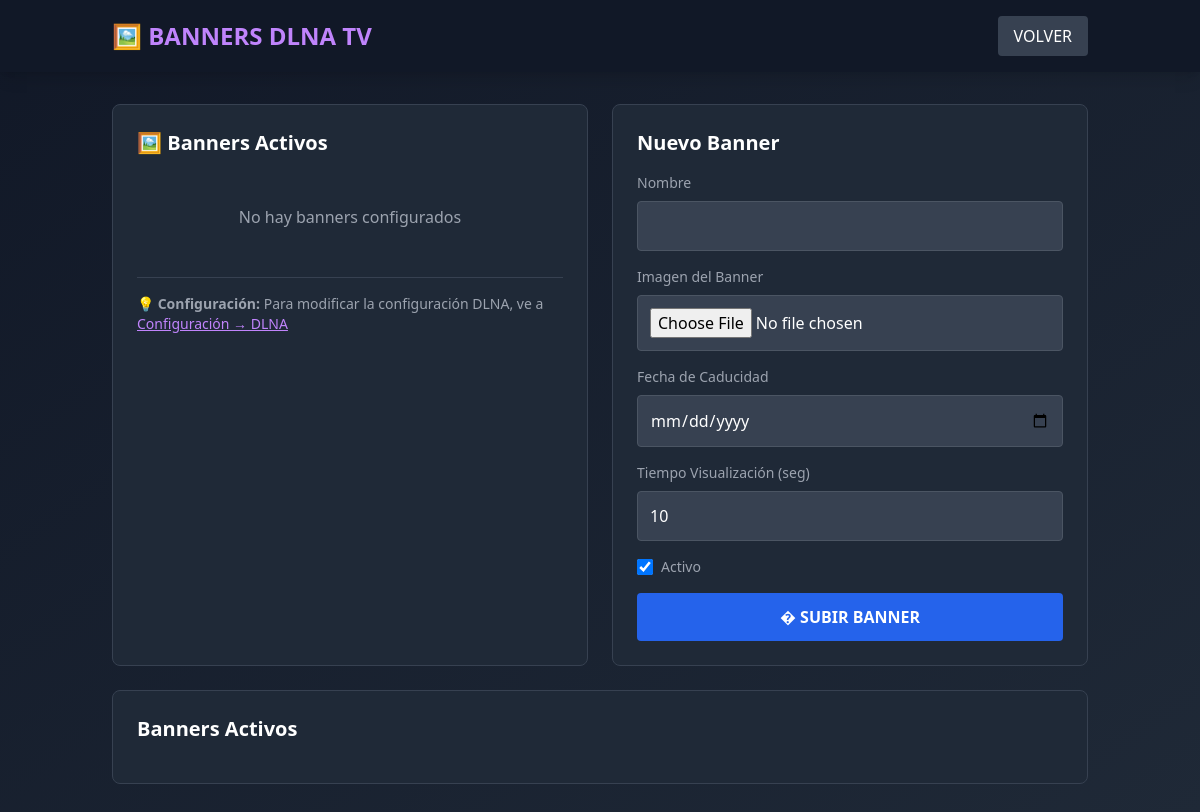
The page /banners.php (signed in) on the database as committed earlier.
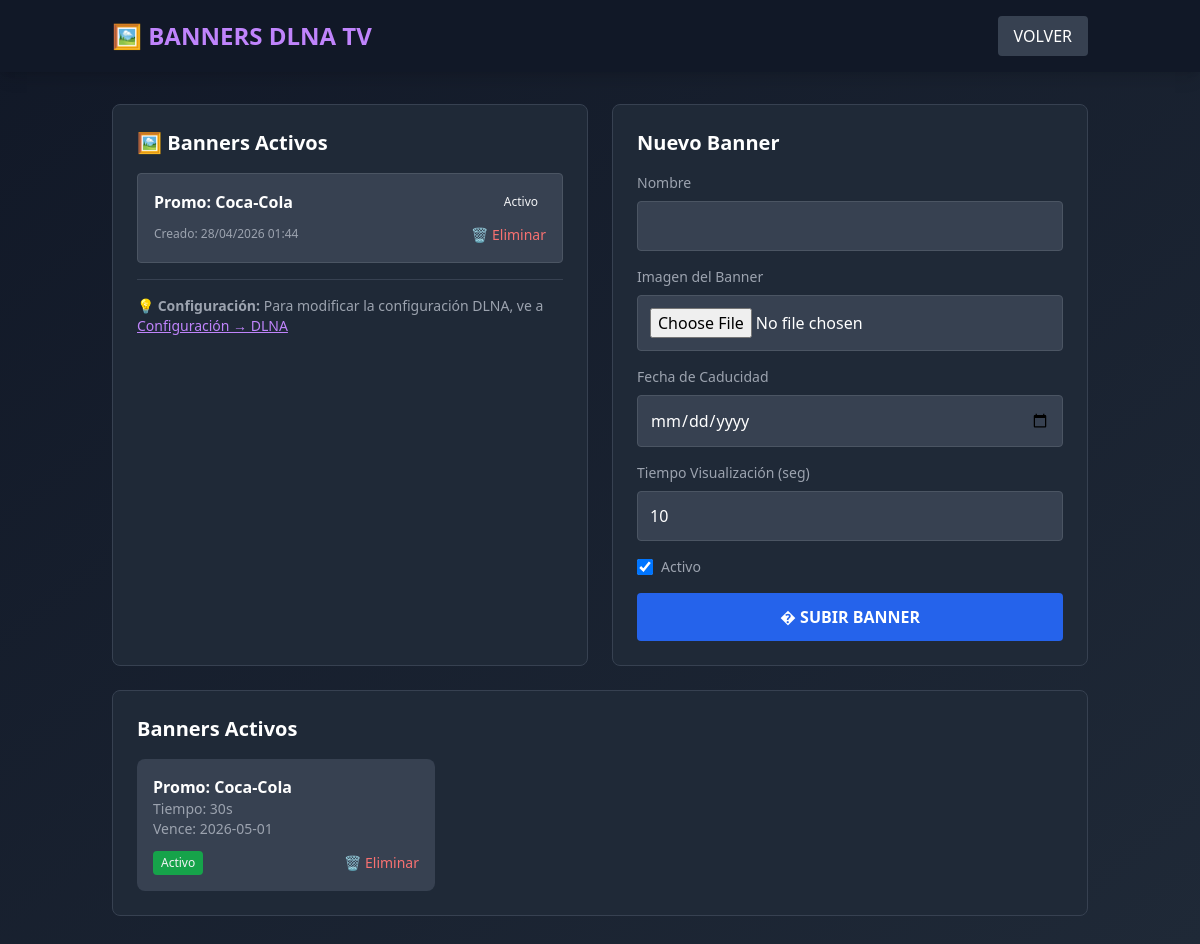
The same page on the database as committed later.
### tables this page shows
CREATE TABLE `banners` (
  `id` int(11) NOT NULL AUTO_INCREMENT,
  `empresa_id` int(11) DEFAULT NULL,
  `nombre` varchar(255) DEFAULT NULL,
  `ruta_imagen` text DEFAULT NULL,
  `fecha_caducidad` date DEFAULT NULL,
  `tiempo_visualizacion` int(11) DEFAULT 10,
  `activo` tinyint(1) DEFAULT 1,
  `creado_en` timestamp NULL DEFAULT current_timestamp(),
  `updated_at` timestamp NULL DEFAULT current_timestamp() ON UPDATE current_timestamp(),
  PRIMARY KEY (`id`)
);

### config.php (called while the page is built, shortened)
<?php
function getDB() {
    try {
        $pdo = new PDO("mysql:host=".DB_HOST.";dbname=".DB_NAME.";charset=utf8mb4", DB_USER, DB_PASS);
        $pdo->setAttribute(PDO::ATTR_ERRMODE, PDO::ERRMODE_EXCEPTION);
        $pdo->setAttribute(PDO::ATTR_DEFAULT_FETCH_MODE, PDO::FETCH_ASSOC);
        return $pdo;
    } catch(PDOException $e) {
        die("Error de conexión: " . $e->getMessage());
    }
}
function query($sql, $params = []) {
    $db = getDB();
    $stmt = $db->prepare($sql);
    $stmt->execute($params);
    return $stmt;
}
function fetchAll($sql, $params = []) {
    $stmt = query($sql, $params);
    return $stmt->fetchAll();
}
function getUser() {
    return [
        'id' => $_SESSION['user_id'] ?? null,
        'nombre' => $_SESSION['user_nombre'] ?? '',
        'rol' => $_SESSION['user_rol'] ?? '',
        'empresa_id' => $_SESSION['empresa_id'] ?? null
    ];
}

### banners.php (the view, shortened to what the changed rows need)
<?php
require_once 'config.php';
$user = getUser();
$empresa_id = $user['empresa_id'];
$banners = fetchAll("SELECT * FROM banners WHERE empresa_id = ? ORDER BY creado_en DESC", [$empresa_id]);
?>
<!DOCTYPE html>
<html lang="es">
<head>
    <script src="https://cdn.tailwindcss.com"></script>
</head>
<body class="min-h-screen bg-gradient-to-br from-gray-900 to-gray-800 text-gray-100">
    <header class="bg-gray-900 shadow-lg">
        <div class="container mx-auto px-6 py-4 flex justify-between items-center">
            <h1 class="text-2xl font-bold text-purple-400">🖼️ BANNERS DLNA TV</h1>
        </div>
    </header>
    <main class="container mx-auto px-6 py-8">
        <div class="grid grid-cols-1 lg:grid-cols-2 gap-6">
            <div class="bg-gray-800 rounded-lg border border-gray-700 p-6">
                <div class="space-y-3">
                    <?php if (empty($banners)): ?>
                        <p class="text-gray-400 text-center py-8">No hay banners configurados</p>
                    <?php else: ?>
                        <?php foreach ($banners as $b): ?>
                            <div class="bg-gray-700 rounded p-4 border border-gray-600">
                                <div class="flex justify-between items-start mb-2">
                                    <div>
                                        <h4 class="font-bold text-white"><?= htmlspecialchars($b['nombre']) ?></h4>
                                    </div>
                                    <span class="px-2 py-1 text-xs rounded <?= $b['estado_color'] ?>"><?= $b['estado'] ?></span>
                                </div>
                                <div class="flex justify-between items-center">
                                    <span class="text-xs text-gray-400">Creado: <?= date('d/m/Y H:i', strtotime($b['creado_en'])) ?></span>
                                    <form method="POST" class="inline">
                                        <button type="submit" onclick="return confirm('¿Eliminar este banner?')"
                                                class="text-red-400 hover:text-red-300 text-sm">🗑️ Eliminar</button>
                                    </form>
                                </div>
                            </div>
                        <?php endforeach; ?>
                    <?php endif; ?>
                </div>
            </div>
        </div>
        <div class="bg-gray-800 rounded-lg border border-gray-700 p-6 mt-6">
            <div class="grid grid-cols-1 md:grid-cols-2 lg:grid-cols-3 gap-4">
                <?php foreach ($banners as $b): ?>
                <div class="bg-gray-700 rounded-lg p-4">
                    <h4 class="text-white font-bold"><?= htmlspecialchars($b['nombre']) ?></h4>
                    <p class="text-gray-400 text-sm">Tiempo: <?= $b['tiempo_visualizacion'] ?>s</p>
                    <?php if ($b['fecha_caducidad']): ?>
                    <p class="text-gray-400 text-sm">Vence: <?= $b['fecha_caducidad'] ?></p>
                    <?php endif; ?>
                    <div class="flex justify-between items-center mt-3">
                        <span class="bg-<?= $b['estado_color'] ?>-600 px-2 py-1 rounded text-xs">
                            <?= $b['estado'] ?>
                        </span>
                        <button onclick="eliminarBanner(<?= $b['id'] ?>)" class="text-red-400 hover:text-red-300 text-sm">🗑️ Eliminar</button>
                    </div>
                </div>
                <?php endforeach; ?>
            </div>
        </div>
    </main>
</body>
</html>

Rows that differ between the two databases and show on the page:
added banners: nombre "Promo: Coca-Cola", estado "Activo", creado_en "28/04/2026 01:44", tiempo_visualizacion "30", fecha_caducidad "2026-05-01"
Other text that changed with them:
text no longer shown: "No hay banners configurados"
